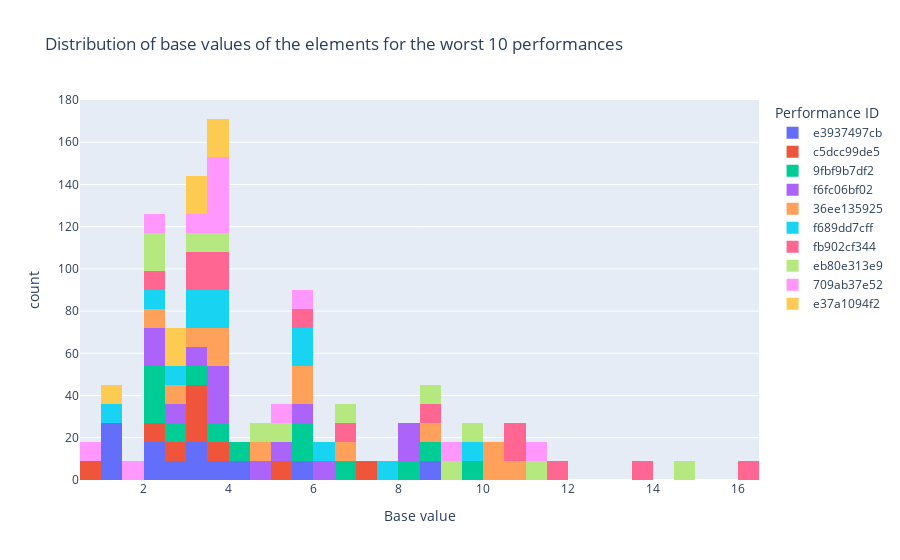

The notebook cell this image was saved under:
### Code cell
# Mostra la distribuzione degli element_base_value per le prime 10 più penalizzate performance_id
hist_df4 = px.histogram(
    df4, x="element_base_value", color="performance_id",
     title='Distribution of base values of the elements for the worst 10 performances',
     labels={'element_base_value': 'Base value', 'performance_id':'Performance ID'}
     )
hist_df4.show()

### Figure 1 — Plotly figure (JSON) as saved in the notebook; plotly's stock layout.template omitted (floating-point values rounded to 4 significant figures)
{"data": [{"alignmentgroup": "True", "bingroup": "x", "hovertemplate": "Performance ID=e3937497cb<br>Base value=%{x}<br>count=%{y}<extra></extra>", "legendgroup": "e3937497cb", "marker": {"color": "#636efa", "pattern": {"shape": ""}}, "name": "e3937497cb", "offsetgroup": "e3937497cb", "orientation": "v", "showlegend": true, "type": "histogram", "x": [5.83, 4.2, 2.4, 1.43, 1.46, 3.5, 4.2, 2.64, 1.1, 5.83, 4.2, 3.5, 1.46, 2.64, 3.5, 5.83, 1.46, 1.43, 2.4, 3.2, 1.43, 2.4, 2, 8.6, 3.3, 5.83, 1.1, 2.64, 1.1, 3.2, 3.2, 1.43, 1.43, 1.46, 3.5, 4.2, 2.64, 1.1, 5.83, 1.1, 2.64, 4.2, 3.5, 1.46, 2.4, 2, 2, 8.6, 3.3, 5.83, 1.1, 3.2, 2, 8.6, 3.3, 2.64, 3.3, 8.6, 4.2, 3.5, 1.46, 2.4, 1.46, 3.5, 4.2, 1.43, 1.1, 5.83, 5.83, 1.1, 2.64, 2, 8.6, 3.3, 4.2, 3.5, 1.46, 1.43, 2.4, 3.2, 2, 8.6, 3.3, 1.43, 2.64, 3.2, 3.2, 2.4, 3.2, 2, 8.6, 3.3, 3.2, 3.3, 8.6, 2, 2, 2.4, 1.43, 1.46, 8.6, 2.4, 3.3, 5.83, 1.1, 2.64, 4.2, 3.5], "xaxis": "x", "yaxis": "y"}, {"alignmentgroup": "True", "bingroup": "x", "hovertemplate": "Performance ID=c5dcc99de5<br>Base value=%{x}<br>count=%{y}<extra></extra>", "legendgroup": "c5dcc99de5", "marker": {"color": "#EF553B", "pattern": {"shape": ""}}, "name": "c5dcc99de5", "offsetgroup": "c5dcc99de5", "orientation": "v", "showlegend": true, "type": "histogram", "x": [5.1, 2.3, 3, 3, 3.3, 7.3, 2.6, 3.3, 3.7, 0.66, 3.7, 3.3, 5.1, 0.66, 7.3, 2.6, 3.3, 2.3, 5.1, 3.3, 3.7, 0.66, 7.3, 2.6, 3.3, 3, 2.3, 5.1, 3.3, 2.6, 3, 2.3, 5.1, 3.7, 0.66, 7.3, 3.3, 3.3, 3.7, 0.66, 7.3, 2.6, 3.3, 3, 2.3, 5.1, 3.3, 3.7, 0.66, 7.3, 2.6, 3.3, 3, 2.3, 2.3, 3, 5.1, 7.3, 2.6, 3.3, 0.66, 3.7, 3.3, 2.6, 7.3, 0.66, 3.7, 3.3, 5.1, 2.3, 3, 3.3, 3, 2.3, 5.1, 2.6, 7.3, 0.66, 3.7, 3.3, 3.3], "xaxis": "x", "yaxis": "y"}, {"alignmentgroup": "True", "bingroup": "x", "hovertemplate": "Performance ID=9fbf9b7df2<br>Base value=%{x}<br>count=%{y}<extra></extra>", "legendgroup": "9fbf9b7df2", "marker": {"color": "#00cc96", "pattern": {"shape": ""}}, "name": "9fbf9b7df2", "offsetgroup": "9fbf9b7df2", "orientation": "v", "showlegend": true, "type": "histogram", "x": [3.3, 2.8, 5.61, 3.63, 5.83, 6.6, 2.3, 2, 8.5, 2, 9.8, 8.03, 4.3, 3.3, 2.8, 5.61, 3.63, 5.83, 6.6, 2.3, 2, 4.3, 8.03, 2, 8.03, 9.8, 2, 8.5, 8.5, 2, 9.8, 2, 4.3, 3.3, 2.8, 5.61, 3.63, 5.83, 6.6, 2.3, 4.3, 3.3, 2.8, 5.61, 8.5, 2, 9.8, 8.03, 2, 4.3, 3.3, 2.8, 5.61, 3.63, 5.83, 6.6, 2.3, 2.3, 6.6, 5.83, 3.63, 6.6, 3.63, 5.61, 2.8, 3.3, 4.3, 2, 8.03, 9.8, 8.5, 2, 9.8, 8.03, 2, 8.5, 5.83, 2.3, 2, 2, 3.63, 5.83, 6.6, 2.3, 8.03, 8.03, 9.8, 2, 2.3, 6.6, 5.83, 8.5, 2, 5.61, 2.8, 3.3, 4.3, 9.8, 8.5, 2, 8.5, 2.8, 3.3, 4.3, 2, 2.3, 8.03, 4.3, 3.63, 9.8, 5.61, 6.6, 5.61, 3.63, 5.83, 2.8, 3.3], "xaxis": "x", "yaxis": "y"}, {"alignmentgroup": "True", "bingroup": "x", "hovertemplate": "Performance ID=f6fc06bf02<br>Base value=%{x}<br>count=%{y}<extra></extra>", "legendgroup": "f6fc06bf02", "marker": {"color": "#ab63fa", "pattern": {"shape": ""}}, "name": "f6fc06bf02", "offsetgroup": "f6fc06bf02", "orientation": "v", "showlegend": true, "type": "histogram", "x": [2.6, 5.61, 4.62, 2.6, 3.3, 5.61, 2.3, 3.7, 6, 3.3, 8.25, 8.25, 3.5, 3.5, 5.06, 2, 8.36, 3.5, 3.5, 5.06, 2, 8.36, 4.62, 6, 3.7, 3.7, 2.3, 5.61, 6, 3.7, 4.62, 2.3, 5.61, 3.3, 2.6, 8.25, 3.5, 3.5, 5.06, 2, 8.36, 4.62, 6, 3.3, 8.25, 3.5, 3.5, 5.06, 2, 8.36, 2.6, 2.3, 3.3, 5.61, 2.3, 2.6, 4.62, 8.36, 2, 5.06, 3.5, 3.5, 8.25, 2.6, 3.3, 5.61, 2.3, 6, 2.3, 5.61, 3.3, 2.6, 8.25, 3.5, 3.5, 5.06, 2, 8.36, 4.62, 6, 3.7, 3.7, 8.25, 2.3, 5.61, 3.3, 2.6, 8.25, 3.5, 3.5, 5.06, 2, 8.36, 4.62, 6, 3.7, 3.5, 3.7, 6, 4.62, 8.36, 2, 5.06, 3.5, 8.36, 2.3, 5.61, 3.3, 2.6, 8.25, 3.5, 3.5, 5.06, 2, 4.62, 6, 3.7], "xaxis": "x", "yaxis": "y"}, {"alignmentgroup": "True", "bingroup": "x", "hovertemplate": "Performance ID=36ee135925<br>Base value=%{x}<br>count=%{y}<extra></extra>", "legendgroup": "36ee135925", "marker": {"color": "#FFA15A", "pattern": {"shape": ""}}, "name": "36ee135925", "offsetgroup": "36ee135925", "orientation": "v", "showlegend": true, "type": "histogram", "x": [2, 3.5, 10.5, 3, 10.01, 8.5, 5.61, 4.73, 3.9, 10.3, 5.83, 2.8, 3.5, 10.5, 3, 10.01, 8.5, 5.61, 4.73, 3.9, 10.3, 2.8, 2, 3.5, 6.55, 5.83, 6.55, 2, 10.5, 3, 10.01, 8.5, 5.61, 4.73, 3.9, 10.3, 2.8, 2.8, 2, 5.83, 6.55, 3.5, 10.5, 10.3, 3.9, 4.73, 5.61, 3.5, 10.5, 3, 10.01, 8.5, 3, 10.01, 8.5, 3.5, 10.5, 3, 10.01, 8.5, 5.61, 4.73, 3.9, 10.3, 2.8, 2, 5.83, 6.55, 5.61, 4.73, 3.9, 10.3, 2.8, 2, 5.83, 6.55, 10.01, 10.5, 8.5, 5.61, 4.73, 3.9, 10.3, 2.8, 3, 3.5, 6.55, 5.83, 6.55, 3.5, 10.5, 3, 10.01, 8.5, 5.61, 4.73, 3.9, 10.3, 2.8, 2, 5.83, 2.8, 2, 10.3, 3.9, 2, 5.83, 6.55, 3.5, 10.5, 3, 10.01, 8.5, 5.61, 4.73, 5.83, 6.55], "xaxis": "x", "yaxis": "y"}, {"alignmentgroup": "True", "bingroup": "x", "hovertemplate": "Performance ID=f689dd7cff<br>Base value=%{x}<br>count=%{y}<extra></extra>", "legendgroup": "f689dd7cff", "marker": {"color": "#19d3f3", "pattern": {"shape": ""}}, "name": "f689dd7cff", "offsetgroup": "f689dd7cff", "orientation": "v", "showlegend": true, "type": "histogram", "x": [6, 1.21, 5.83, 3.5, 3.5, 2.7, 2, 5.61, 9.6, 3.41, 7.6, 9.6, 3.41, 3.3, 6, 3.3, 1.21, 6, 7.6, 3.41, 9.6, 9.6, 5.61, 2, 2.7, 3.5, 3.5, 5.83, 1.21, 6, 3.3, 7.6, 3.41, 9.6, 3.41, 7.6, 3.3, 1.21, 6, 5.83, 3.41, 7.6, 3.3, 6, 1.21, 5.83, 3.5, 3.5, 2.7, 2, 5.61, 5.61, 2, 2.7, 3.5, 3.5, 3.3, 1.21, 3.41, 3.3, 6, 1.21, 5.83, 3.5, 3.5, 2.7, 2, 7.6, 9.6, 5.83, 3.5, 3.5, 2.7, 2, 5.61, 9.6, 5.83, 5.61, 9.6, 3.5, 3.5, 2.7, 2, 5.61, 3.41, 5.61, 2, 2.7, 3.5, 3.5, 5.83, 1.21, 6, 3.3, 7.6, 3.41, 9.6, 7.6, 3.3, 6, 1.21, 5.83, 3.5, 3.5, 2.7, 2, 5.61, 7.6], "xaxis": "x", "yaxis": "y"}, {"alignmentgroup": "True", "bingroup": "x", "hovertemplate": "Performance ID=fb902cf344<br>Base value=%{x}<br>count=%{y}<extra></extra>", "legendgroup": "fb902cf344", "marker": {"color": "#FF6692", "pattern": {"shape": ""}}, "name": "fb902cf344", "offsetgroup": "fb902cf344", "orientation": "v", "showlegend": true, "type": "histogram", "x": [16.06, 13.6, 5.61, 3.9, 2, 11.99, 3, 10.5, 8.5, 10.78, 3.2, 3.5, 6.6, 13.6, 5.61, 3.9, 16.06, 2, 11.99, 3, 10.5, 8.5, 10.78, 3.2, 3.5, 6.6, 13.6, 5.61, 3.9, 16.06, 2, 11.99, 3, 10.5, 8.5, 10.78, 3.2, 3.5, 6.6, 13.6, 5.61, 3.9, 16.06, 2, 11.99, 3, 10.5, 8.5, 10.78, 3.2, 3.5, 6.6, 13.6, 5.61, 3.9, 16.06, 2, 11.99, 3, 10.5, 8.5, 10.78, 3.2, 3.5, 6.6, 6.6, 3.5, 3.2, 13.6, 5.61, 3.9, 16.06, 2, 11.99, 3, 10.5, 8.5, 10.78, 3.2, 3.5, 6.6, 13.6, 10.78, 5.61, 10.5, 8.5, 10.78, 3.2, 3.5, 6.6, 13.6, 5.61, 3.9, 16.06, 2, 11.99, 3, 10.5, 8.5, 3, 11.99, 2, 3.9, 16.06, 2, 11.99, 3, 10.5, 8.5, 10.78, 3.2, 3.5, 6.6, 16.06, 13.6, 5.61, 3.9], "xaxis": "x", "yaxis": "y"}, {"alignmentgroup": "True", "bingroup": "x", "hovertemplate": "Performance ID=eb80e313e9<br>Base value=%{x}<br>count=%{y}<extra></extra>", "legendgroup": "eb80e313e9", "marker": {"color": "#B6E880", "pattern": {"shape": ""}}, "name": "eb80e313e9", "offsetgroup": "eb80e313e9", "orientation": "v", "showlegend": true, "type": "histogram", "x": [5.3, 14.6, 9.35, 11, 3.9, 2, 2.3, 4.54, 6.6, 9.5, 8.8, 3, 5.3, 14.6, 8.8, 3, 9.5, 6.6, 2.3, 6.6, 9.5, 8.8, 3, 5.3, 14.6, 4.54, 2, 3.9, 9.35, 11, 3.9, 2, 2.3, 4.54, 6.6, 9.5, 8.8, 3, 5.3, 14.6, 9.35, 11, 2.3, 4.54, 6.6, 9.5, 8.8, 3, 5.3, 14.6, 9.35, 11, 3.9, 2, 2.3, 4.54, 2, 3.9, 11, 14.6, 9.35, 11, 3.9, 2, 2.3, 4.54, 6.6, 9.5, 8.8, 3, 5.3, 9.35, 14.6, 9.35, 11, 3.9, 2, 2.3, 4.54, 6.6, 9.5, 8.8, 3, 5.3, 9.35, 11, 3.9, 2, 2.3, 4.54, 6.6, 9.5, 8.8, 3, 5.3, 14.6, 11, 9.35, 3.9, 2, 2.3, 4.54, 6.6, 9.5, 8.8, 3, 5.3, 14.6], "xaxis": "x", "yaxis": "y"}, {"alignmentgroup": "True", "bingroup": "x", "hovertemplate": "Performance ID=709ab37e52<br>Base value=%{x}<br>count=%{y}<extra></extra>", "legendgroup": "709ab37e52", "marker": {"color": "#FF97FF", "pattern": {"shape": ""}}, "name": "709ab37e52", "offsetgroup": "709ab37e52", "orientation": "v", "showlegend": true, "type": "histogram", "x": [11.33, 3.93, 3.5, 0.6, 9.02, 2, 3.5, 1.9, 5.3, 3.9, 3.3, 5.61, 3.3, 3.5, 0.6, 9.02, 2, 3.5, 1.9, 5.3, 3.9, 3.3, 5.61, 11.33, 3.93, 3.5, 0.6, 11.33, 3.93, 3.5, 0.6, 9.02, 2, 3.5, 1.9, 5.3, 9.02, 9.02, 2, 3.5, 1.9, 5.3, 3.9, 3.3, 5.61, 11.33, 3.93, 3.5, 0.6, 2, 5.61, 3.5, 1.9, 5.3, 3.9, 3.3, 3.93, 11.33, 11.33, 5.61, 3.3, 3.9, 5.3, 1.9, 3.5, 2, 9.02, 0.6, 3.5, 3.93, 11.33, 3.93, 3.5, 0.6, 9.02, 2, 3.5, 1.9, 5.3, 3.9, 3.3, 5.61, 11.33, 11.33, 3.93, 3.5, 0.6, 9.02, 2, 3.5, 1.9, 5.3, 3.9, 3.3, 5.61, 3.93, 3.5, 0.6, 9.02, 2, 3.5, 1.9, 5.3, 3.9, 3.3, 5.61, 3.9, 5.61], "xaxis": "x", "yaxis": "y"}, {"alignmentgroup": "True", "bingroup": "x", "hovertemplate": "Performance ID=e37a1094f2<br>Base value=%{x}<br>count=%{y}<extra></extra>", "legendgroup": "e37a1094f2", "marker": {"color": "#FECB52", "pattern": {"shape": ""}}, "name": "e37a1094f2", "offsetgroup": "e37a1094f2", "orientation": "v", "showlegend": true, "type": "histogram", "x": [2.6, 3, 3.6, 3.63, 3.2, 1.3, 2.7, 2.6, 3, 3.6, 3.63, 3.2, 1.3, 2.7, 2.6, 3, 3.6, 3.63, 2.7, 1.3, 3.2, 3.2, 1.3, 2.7, 2.6, 3, 3.6, 3.63, 3.2, 2.6, 3, 3.6, 3.63, 2.7, 1.3, 3.2, 3.63, 1.3, 2.7, 2.6, 3, 3.6, 3.63, 3.2, 1.3, 2.7, 2.6, 3, 3.6, 3.2, 3.63, 1.3, 2.7, 2.6, 3, 3.6, 3.63, 3.2, 1.3, 2.7, 2.6, 3, 3.6], "xaxis": "x", "yaxis": "y"}], "layout": {"barmode": "relative", "legend": {"title": {"text": "Performance ID"}, "tracegroupgap": 0}, "title": {"text": "Distribution of base values of the elements for the worst 10 performances"}, "xaxis": {"anchor": "y", "domain": [0, 1], "title": {"text": "Base value"}}, "yaxis": {"anchor": "x", "domain": [0, 1], "title": {"text": "count"}}}}
